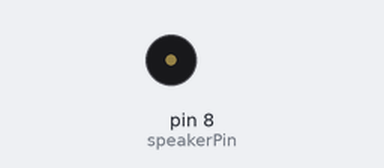
The sketch below on a simulated Arduino Uno, built with avr-gcc and run on an emulated ATmega328P. Parts: buzzer (waves = sounding).

Above: at 1.0 s.
At 4.2 s:
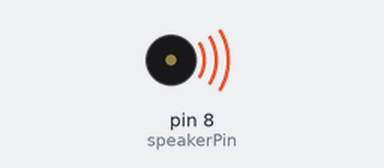
Timing chart, 0 to 4.6 s (numbered marks = the images above):
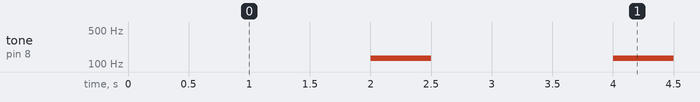

The sketch:

Beeper.ino
```cpp
int speakerPin = 8;
int testTon = 131; //tiefes Tenor C
unsigned long vergangeneZeit = 0;
unsigned long aktuelleZeit = 0;

void setup() {
  // put your setup code here, to run once:


}

void loop() {
  // put your main code here, to run repeatedly:
  aktuelleZeit = millis();
  if(aktuelleZeit - vergangeneZeit > 2000){
    tone(speakerPin, testTon, 500);
    vergangeneZeit = aktuelleZeit;
  }
}
```

Measured:
- by itself, tone on pin 8 (speakerPin): alternates 131 Hz for 0.50 s and silent for 1.5 s
